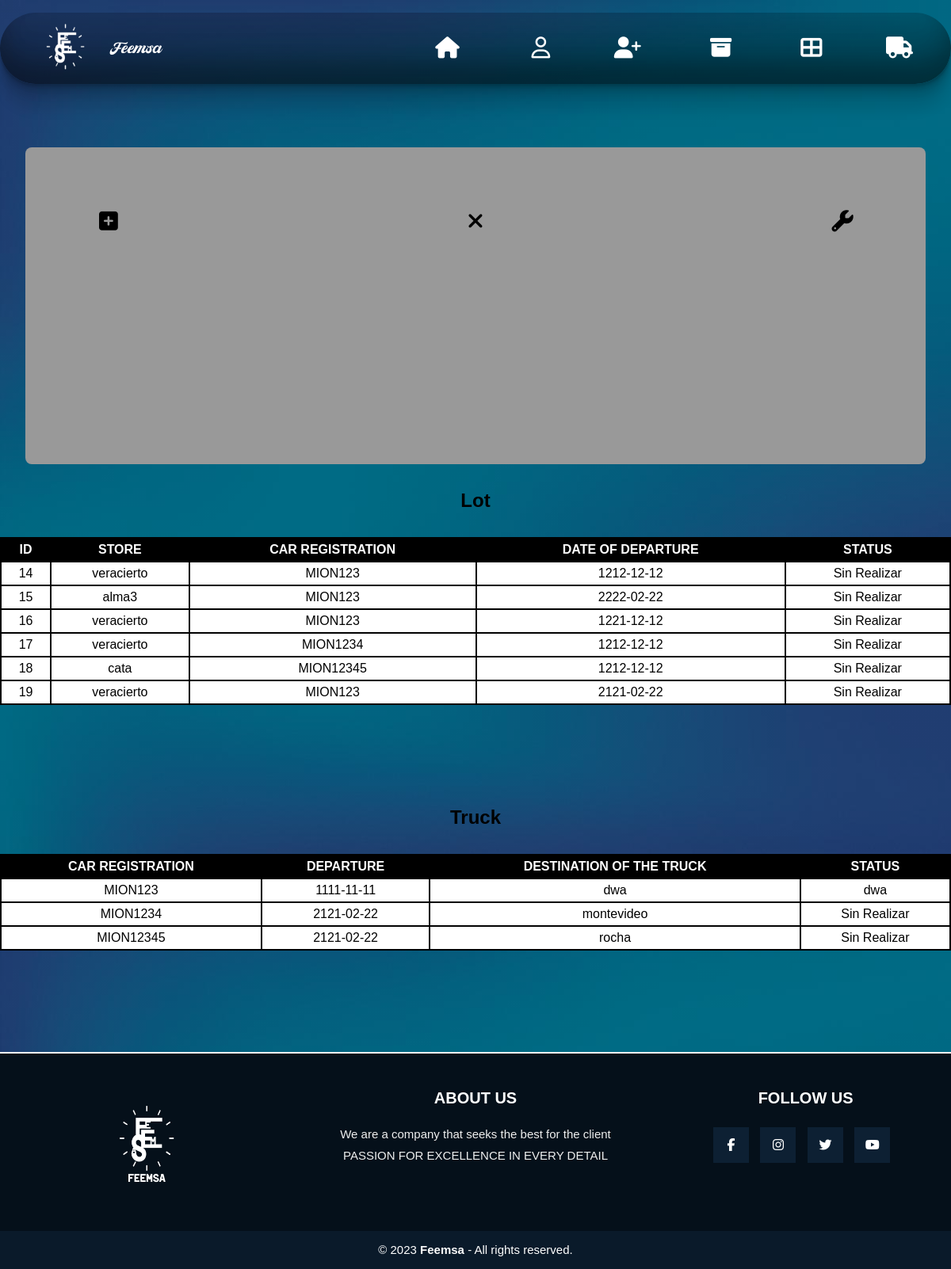
The page /AdminEN/FrontEnd/ingresarLoteAdmin.php (signed in) on the database its author committed.
### tables this page shows
CREATE TABLE `loteinicial` (
  `id` int(100) NOT NULL,
  `almacen` varchar(100) NOT NULL,
  `matriculaCamion` varchar(100) NOT NULL,
  `fechaSalida` date NOT NULL,
  `entregada` varchar(100) NOT NULL
);

CREATE TABLE `camion` (
  `matricula` varchar(100) NOT NULL,
  `partida` date NOT NULL,
  `llegada` date NOT NULL,
  `destino_camion` varchar(100) NOT NULL,
  `entregada` varchar(100) NOT NULL,
  `estado` varchar(100) NOT NULL,
  `idCamionero` int(100) NOT NULL
);

### AdminEN/FrontEnd/ingresarLoteAdmin.php (the view, shortened to what this page needs)
<?php
include('../../apis/server.php');
    ?>
<!DOCTYPE html>
<html lang="en">
<head>
    <link rel="stylesheet" href="../CSS/modAdmin.css">
</head>
<body>
   <div class="container">
    <div class="navbar">
      <img src="../../img/logo.png" class="logo"><a id="femsa">Feemsa</a>
      <nav>
        <ul>
        <li><a id="home" href="IndexAdministrador.php" class="fa fa-home"></a></li>
        <li><a id="home" href="cerrarSessionIndexAdmin.php" class="fa fa-user-o"></a></li>
        <li><a id="home" href="modUsuarios.php" class="fa fa-user-plus"></a></li>
        <li><a id="home" href="ingresarPaqueteAdmin.php" class="fa fa-archive"></a></li>
        <li><a id="home" href="ingresarLoteAdmin.php" class="fa fa-th-large"></a></li>
        <li><a id="home" href="adminCamionCamioneta.php" class="fa fa-truck"></a></li>
    </ul>
      </nav>
    </div>
    <center>
    <div id="todo">
                <a id="paq" class="fa fa-plus-square"></a>
                <a id="elm" class="fa fa-remove"></a>
                    <a id="mod" class="fa fa-wrench"></a>
                </div>
                <h2>Lot</h2>
                    <table border="1" >
		<tr>
			<th>ID</th>
			<th>STORE</th>
            <th>CAR REGISTRATION</th>
			<th>DATE OF DEPARTURE</th>
			<th>STATUS</th>
		</tr>
		<?php
		$sql="SELECT * from loteinicial";
		$result=mysqli_query($conexion,$sql);
		while($mostrar=mysqli_fetch_array($result)){
		 ?>
		<tr>
			<td><?php echo $mostrar['id'] ?></td>
			<td><?php echo $mostrar['almacen'] ?></td>
            <td><?php echo $mostrar['matriculaCamion'] ?></td>
			<td><?php echo $mostrar['fechaSalida'] ?></td>
			<td><?php echo $mostrar['entregada'] ?></td>
		</tr>
	<?php
	}
	 ?>
	</table>
    <h2>Truck</h2>
    <table border="1" >
		<tr>
			<th>CAR REGISTRATION</th>
			<th>DEPARTURE</th>
			<th>DESTINATION OF THE TRUCK</th>
			<th>STATUS</th>
		</tr>
		<?php
		$sql="SELECT * from camion";
		$result=mysqli_query($conexion,$sql);
		while($mostrar=mysqli_fetch_array($result)){
		 ?>
		<tr>
			<td><?php echo $mostrar['matricula'] ?></td>
			<td><?php echo $mostrar['partida'] ?></td>
			<td><?php echo $mostrar['destino_camion'] ?></td>
			<td><?php echo $mostrar['entregada'] ?></td>
		</tr>
	<?php
	}
	 ?>
	</table>
  </body>
  <footer class="pie-pagina">
        <div class="grupo-1">
            <div class="box">
                <figure>
                    <a href="#">
                        <img src="../../img/logo (2).png" alt="">
                    </a>
                </figure>
            </div>
            <div class="box">
                <h2>ABOUT US</h2>
                <p>We are a company that seeks the best for the client</p>
                <p>PASSION FOR EXCELLENCE IN EVERY DETAIL</p>
            </div>
            <div class="box">
                <h2>FOLLOW US</h2>
                <div class="red-social">
                    <a href="https://es-la.facebook.com/" class="fa fa-facebook"></a>
                    <a href="https://www.instagram.com/feemsa.oficial/?hl=es" class="fa fa-instagram"></a>
                    <a href="https://twitter.com/feemsaoficial?lang=es" class="fa fa-twitter"></a>
                    <a href="https://www.youtube.com/" class="fa fa-youtube"></a>
                </div>
            </div>
        </div>
        <div class="grupo-2">
            <small>&copy; 2023 <b>Feemsa</b> - All rights reserved.</small>
        </div>
    </footer>
  </body>
</html>

### AdminEN/CSS/modAdmin.css (style rules this page uses)
* { margin: 0; padding: 0; font-family: sans-serif; }
body { padding-top: 1rem; width:100% ; background-image: linear-gradient(rgba(0,0,0,0.33),rgba(0,0,0,0.33)),url(../../img/fondox.png); height: auto; box-sizing: border-box; }
table { margin-bottom: 8rem; margin-top: 2rem; text-align: center; width: 100%; }
table, th, td { border: 2px solid black; border-collapse: collapse; padding: 2px; }
table, th { color: #fff; background-color: #000; }
table,td { color: #000; background-color: #fff; }
th, td { padding: 5px; }
.navbar { height: 10%; display: flex; align-items: center; background-image: linear-gradient(rgba(0,0,0,0.43),rgba(0,0,0,0.53)),url(../../img/fondox.png); border-radius: 3rem; box-shadow: rgba(0, 0, 0, 0.17) 0px -23px 25px 0px inset, rgba(0, 0, 0, 0.15) 0px -36px 30px 0px inset, rgba(0, 0, 0, 0.1) 0px -79px 40px 0px inset, rgba(0, 0, 0, 0.06) 0px 2px 1px, rgba(0, 0, 0, 0.09) 0px 4px 2px, rgba(0, 0, 0, 0.09) 0px 8px 4px, rgba(0, 0, 0, 0.09) 0px 16px 8px, rgba(0, 0, 0, 0.09) 0px 32px 16px; padding-right: 4%; padding-left: 3%; }
.logo { width: 90px; }
#home { font-size: 1.7rem; width: 50px; cursor: pointer; }
nav { flex: 1; text-align: right; }
nav ul li { list-style: none; display: inline-block; margin-left: 60px; }
nav ul li a { text-decoration: none; color: #fff; font-size: 15px; }
#femsa { color: #fff; font-size: 1.3rem; font-family: Suitnice retro; margin-left: 1rem; margin-top: 0.3rem; }
.pie-pagina { bottom: 0; width: 100%; background-color: #05101a; border-top: 2px solid #fff; }
.pie-pagina .grupo-1 { width: 100%; max-width: 1200px; margin: auto; display:grid; grid-template-columns: repeat(3, 3fr); grid-gap:50px; padding: 45px 0px; }
.pie-pagina .grupo-1 .box figure { width: 100%; height: 100%; display: flex; justify-content: center; align-items: center; }
.pie-pagina .grupo-1 .box figure img { width: 130px; }
.pie-pagina .grupo-1 .box h2 { color: #fff; margin-bottom: 25px; font-size: 20px; }
.pie-pagina .grupo-1 .box p { color: #efefef; margin-bottom: 10px; font-size: 15px; }
.pie-pagina .grupo-1 .red-social a { display: inline-block; text-decoration: none; width: 45px; height: 45px; line-height: 45px; color: #fff; margin-right: 10px; background-color: #0d2033; text-align: center; transition: all 300ms ease; }
.pie-pagina .grupo-2 { background-color: #0a1a2a; padding: 15px 10px; text-align: center; color: #fff; }
.pie-pagina .grupo-2 small { font-size: 15px; }
#todo { margin:2rem; border-radius: 0.5rem; margin-top: 5rem; background-color: #999; height: 15rem; padding: 5rem; padding-top: 5rem; display: flex; justify-content: space-between; }
#paq { font-size: 1.7rem; width: 50px; cursor: pointer; }
#elm { font-size: 1.7rem; width: 50px; cursor: pointer; }
#mod { font-size: 1.7rem; width: 50px; cursor: pointer; }

### rows shown on the page
loteinicial: id "14", almacen "veracierto", matriculaCamion "MION123", fechaSalida "1212-12-12", entregada "Sin Realizar"
loteinicial: id "15", almacen "alma3", matriculaCamion "MION123", fechaSalida "2222-02-22", entregada "Sin Realizar"
loteinicial: id "16", almacen "veracierto", matriculaCamion "MION123", fechaSalida "1221-12-12", entregada "Sin Realizar"
loteinicial: id "17", almacen "veracierto", matriculaCamion "MION1234", fechaSalida "1212-12-12", entregada "Sin Realizar"
loteinicial: id "18", almacen "cata", matriculaCamion "MION12345", fechaSalida "1212-12-12", entregada "Sin Realizar"
loteinicial: id "19", almacen "veracierto", matriculaCamion "MION123", fechaSalida "2121-02-22", entregada "Sin Realizar"
camion: matricula "MION123", partida "1111-11-11", destino_camion "dwa", entregada "dwa"
camion: matricula "MION1234", partida "2121-02-22", destino_camion "montevideo", entregada "Sin Realizar"
camion: matricula "MION12345", partida "2121-02-22", destino_camion "rocha", entregada "Sin Realizar"
